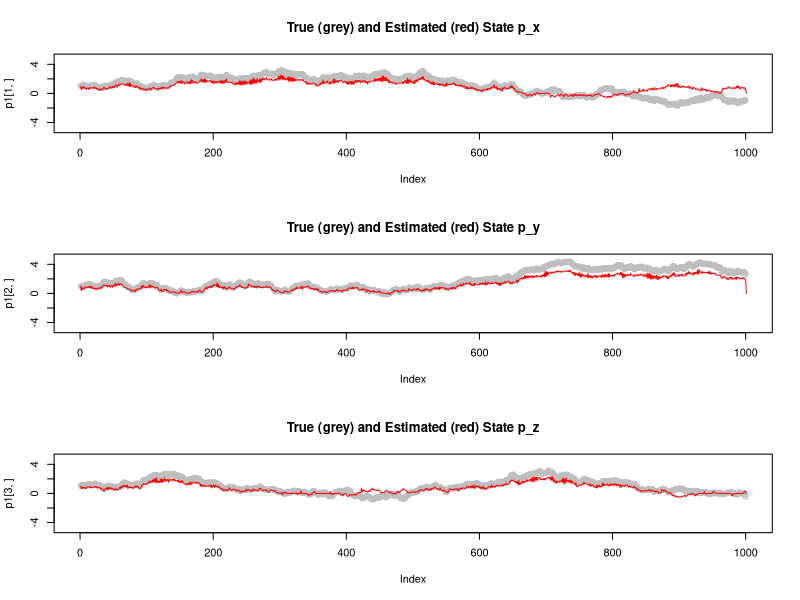

The R script that drew this image:
#30103

# First, construct the signal model and generate the data.
T <- 1000

sigma_n <- 0.1
n_k <- array(rnorm(T*3,0, sigma_n), c(3,T))

sigma_m <- 0.1
m_k <- array(rnorm(T*3,0, sigma_m), c(3,T))

F <- array(c(1,0,0, 0, 1, 0, 0, 0,1),c(3,3))

x_0 <- array(1,c(3,1))
x <- array(0,c(3,T))
x[,1] <- x_0

z <- array(0,c(3,T))


for (k in 2:T)
{
  x[,k] <- F %*% x[,k-1] + n_k[,k]
  z[,k] <- `^`(x[,k],2) + m_k[,k]
}


# Next, form the EKF
H <- 2* array(c(1,0,0, 0, 1, 0, 0, 0,1),c(3,3))

Q <- sigma_m^2*array(c(1,0,0, 0, 1, 0, 0, 0,1),c(3,3))
R <- sigma_n^2*array(c(1,0,0, 0, 1, 0, 0, 0,1),c(3,3))

library("MASS") # For pseudo inverse ginv()

xkm1km1 <- matrix(rep(0,3*T+3),3,T+1)
xkm1km1[,1] <- x_0

xkkm1 <- matrix(rep(0,3*T),3,T)
K <- array(rep(0,3*3*T),c(3,3,T))
Pkm1km1 <- array(0,c(3,3,T+1))
Pkm1km1[,,1] <- array(c(1000,0,0 ,0,1000,0, 0,0,1000), c(3,3))
                  
zhat <- matrix(rep(0,3*T),c(3,T))
err <-  matrix(rep(0,3*T),c(3,T))

for (k in 2:T)
{  
  xkkm1[,k] <- F %*% xkm1km1[,k-1]
  Pkkm1 <- F %*% Pkm1km1[,,k-1] %*% t(F) + Q
  
  H <- 2*diag(xkkm1[,k])
  
  K[,,k] <- Pkkm1 %*% t(H) %*% ginv( H %*% Pkkm1 %*% t(H) + R)
  err[,k] <- z[,k] - H %*% xkkm1[,k]
  xkm1km1[,k] <- xkkm1[,k] + K[,,k] %*% err[,k]
  Pkm1km1[,,k] <- (matrix(c(1,0,0,0,1,0,0,0,1),3,3) - K[,,k] %*% H) %*% Pkkm1  
  zhat[,k] <- as.numeric(H %*% xkkm1[,k])
}


p1 <- x
p2 <- xkm1km1
lims <- c(-5,5)
par(mfrow = c(3,1), pty="m")
plot(p1[1,], col="grey",ylim=lims)
lines(p2[1,], col="red")
title("True (grey) and Estimated (red) State p_x")
plot(p1[2,], col="grey",ylim=lims)
lines(p2[2,], col="red")
title("True (grey) and Estimated (red) State p_y")
plot(p1[3,], col="grey",ylim=lims)
lines(p2[3,], col="red")
title("True (grey) and Estimated (red) State p_z")

